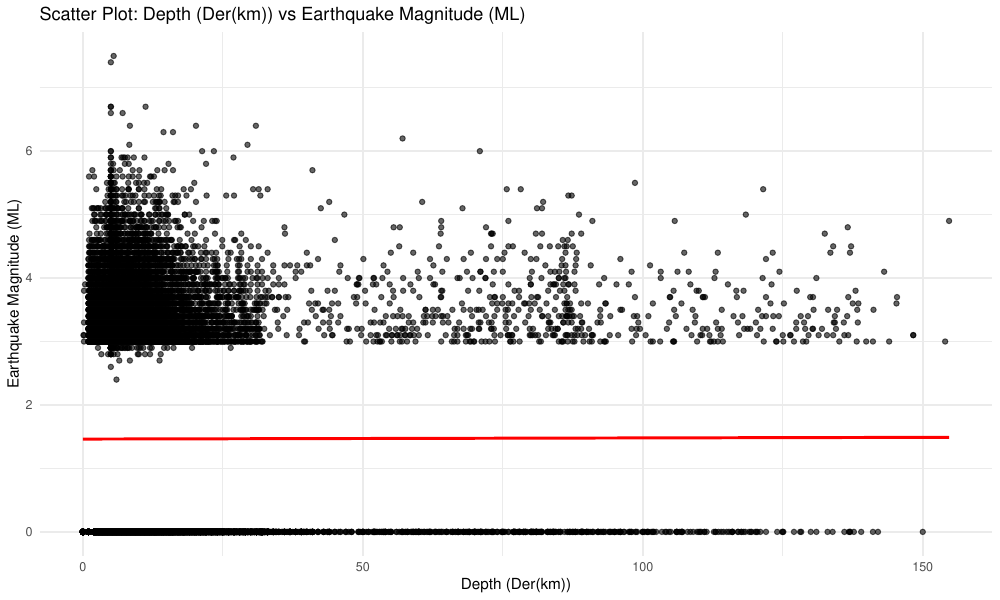

Here is the R script that generated this plot:
# Load the required library
library(tidyverse)

# Load the dataset
data <- read_csv("veriler.csv")
head(data,2) 
data1 <- head(data, 2)

# Ensure columns Der(km) and ML are numeric
data_filtered <- data %>%
  mutate(
    `Der(km)` = as.numeric(`Der(km)`),
    ML = as.numeric(ML)
  ) %>%
  select(`Der(km)`, ML) %>%
  drop_na()

# Save all plots into a PDF
pdf("visualization.pdf", width = 10, height = 6)

# 1. Scatter Plot with Regression Line
ggplot(data_filtered, aes(x = `Der(km)`, y = ML)) +
  geom_point(alpha = 0.6) +
  geom_smooth(method = "lm", color = "red", se = FALSE) +
  labs(
    title = "Scatter Plot: Depth (Der(km)) vs Earthquake Magnitude (ML)",
    x = "Depth (Der(km))",
    y = "Earthquake Magnitude (ML)"
  ) +
  theme_minimal()

# 2. Histogram and Density Plot for Depth (Der(km))
ggplot(data_filtered, aes(x = `Der(km)`)) +
  geom_histogram(aes(y = ..density..), bins = 30, fill = "green", alpha = 0.5) +
  geom_density(color = "red", size = 1) +
  labs(
    title = "Histogram and Density Plot: Depth (Der(km))",
    x = "Depth (Der(km))",
    y = "Density"
  ) +
  theme_minimal()

# 3. Histogram and Density Plot for Earthquake Magnitude (ML)
ggplot(data_filtered, aes(x = ML)) +
  geom_histogram(aes(y = ..density..), bins = 30, fill = "blue", alpha = 0.5) +
  geom_density(color = "red", size = 1) +
  labs(
    title = "Histogram and Density Plot: Earthquake Magnitude (ML)",
    x = "Earthquake Magnitude (ML)",
    y = "Density"
  ) +
  theme_minimal()

# Close the PDF device
dev.off()

